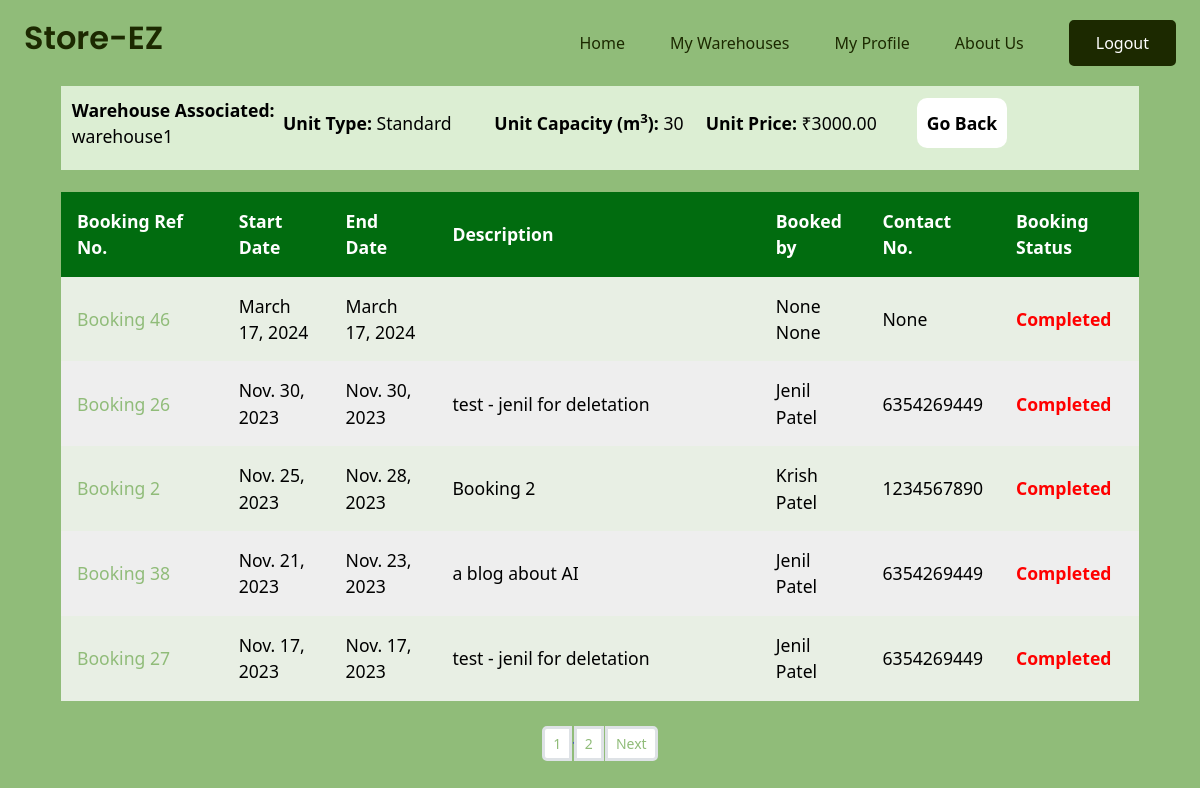
/warehouse/3/unit/10/ (signed in), run on an earlier commit of the app's database.
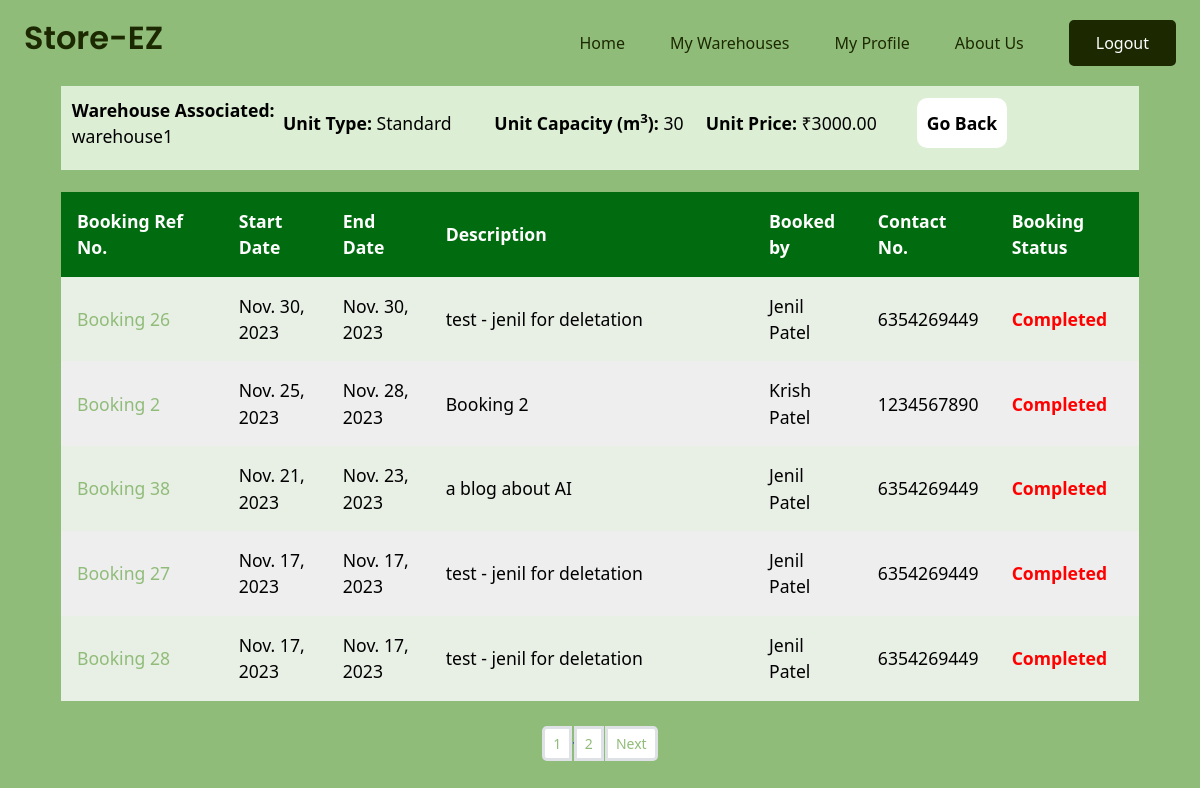
And on a later commit of the database.
### mainapp/models.py (models this page shows, shortened)
class Warehouse(models.Model):
    name = models.CharField(max_length=100)
    address = models.TextField()
    city = models.CharField(max_length=100)
    state = models.CharField(max_length=100)
    poc_name = models.CharField(max_length=100, null=True)
    poc_phone_no = models.DecimalField(max_digits=10, decimal_places=0)
    owner = models.ForeignKey(Warehouse_owner, on_delete=models.CASCADE)
    image = models.ImageField(default="images/default_warehouse_image.jpg",upload_to="images/warehouse/",blank=True,null=True)
    latitude = models.FloatField(default=23.1862737352)
    longitude = models.FloatField(default = 72.6283225558)

class Unit(models.Model):
    id = models.BigAutoField(primary_key=True)
    type = models.CharField(max_length=100) # Check box field
    capacity = models.IntegerField()
    price = models.DecimalField(max_digits=10, decimal_places=2)
    warehouse = models.ForeignKey(Warehouse, on_delete=models.CASCADE)

class Booking(models.Model):
    id = models.BigAutoField(primary_key=True)
    start_date = models.DateField(default= date.today)
    end_date = models.DateField(default= date.today)
    description = models.TextField()
    unit = models.ManyToManyField(Unit)
    farmer = models.ForeignKey(Farmer,on_delete=models.CASCADE, null=True)
    date = models.DateTimeField(auto_now_add=True)

class Farmer(models.Model):
    first_name = models.CharField(max_length=100, null=True)
    last_name = models.CharField(max_length=100, null=True)
    email = models.EmailField(max_length=200, null=True)
    phone_no = models.DecimalField(max_digits=10, decimal_places=0, null=True)
    city = models.CharField(max_length=100, null=True)
    state = models.CharField(max_length=100, null=True)
    image = models.ImageField(default="images/default_user_image.jpg",upload_to="images/farmer/",blank=True,null=True)
    def __str__(self) -> str:
        return f'{self.first_name} {self.last_name}'

### Warehouse/views.py (the view)
# urls.py: path("warehouse/<int:id>/unit/<int:id1>/", views.unit, name='unit'),
@login_required(login_url='login')
def unit(request, id, id1):
    warehouse = Warehouse.objects.get(id=id)
    unit = Unit.objects.get(id=id1)
    all_bookings = Booking.objects.filter(unit=id1).order_by('-end_date')
    data_list = []
    for booking in all_bookings:
        if booking.end_date >= date.today():
            booking_status = 'On going'
        else:
            booking_status = 'Completed'
        data_list.append((booking,booking_status))
    paginator = Paginator(data_list, 5)  # TODO:Show 10/15 Bookings per page.
    page_number = request.GET.get("page")
    page_obj = paginator.get_page(page_number)
    count=Warehouse.objects.count()
    nums= "." *page_obj.paginator.num_pages
    context={'data':page_obj,'warehouse':warehouse,'nums':nums, 'unit':unit, 'id':id}
    return render(request, 'Warehouse/unit.html', context)

### Warehouse/templates/Warehouse/unit.html (shortened to what this page needs)
{% extends 'base.html' %}
{% load static %}
{% block css %}
    <link rel="stylesheet" href="{% static 'Warehouse/css/singleunit.css'%}">
{% endblock %}
{% block content %}
<div class="wrapperr">
  <div class="info-row">
    <div class="ab">
      <div class="ind-row">
        <b>
          Warehouse Associated:
        </b> {{ warehouse.name }}
      </div>
      <div class="ind-row">
        <b>
          Unit Type:
        </b> {% if unit.type == "Hot" %}Standard{% else %}Temp-controlled {% endif %}
      </div>
      <div class="ind-row">
        <b>
          Unit Capacity (m<sup>3</sup>):
        </b> {{ unit.capacity }}
      </div>
      <div class="ind-row">
        <b>
          Unit Price:
        </b> ₹{{ unit.price }}
      </div>
      <div class="ind-row">
          <button onclick="location.href='{% url 'all_units' id%}'" type="button" class> Go Back</button>
      </div>
    </div>
</div>
  <div class="table-container">
    <table>
      <tr class="table-heading">
        <th>Booking Ref No.</th>
        <th>Start Date</th>
        <th>End Date</th>
        <th>Description</th>
        <th>Booked by</th>
        <th>Contact No.</th>
        <th>Booking Status</th>
      </tr>
      {% for booking, booking_status in data %}
      <tr class="not-heading">
        <td data-cell="Booking Number" style="width:15%;"><a href="{% url 'warehouse_invoice' booking.id %}?back={{request.build_absolute_uri}}">Booking {{booking.id}}</a></td>
        <td data-cell="Start Date">{{ booking.start_date}}</td>
        <td data-cell="End Date">{{ booking.end_date}}</td>
        <td data-cell="Description" style="width:30%;">{{ booking.description}}</td>
        <td data-cell="Booked By">{{ booking.farmer}}</td>
        <td data-cell="Contact No.">{{ booking.farmer.phone_no}}</td>
        <td {% if booking_status == 'Completed' %}class="completed" {% else %}class="on-going"{% endif %}  data-cell="Booked Status"><b>{{booking_status}}</b></td>        </tr>
      {% endfor %}
    </table>
  </div>
</div>
  <nav aria-label="..."style="color: blue;">
    <ul class="pagination pagination-sm justify-content-center" ">
      {%for i in nums %}
      <li class="page-item "><a class="page-link" href="?page={{forloop.counter}}">{{forloop.counter}}</a></li>{{i}}
      {%endfor%}
      <li class="page-item disabled><a href="#" class="page-link">{% if data.has_next %}</a></li>
      <li class="page-item"><a class="page-link" href="?page={{data.next_page_number}}">Next</a> </li>
      {% endif %}
    </ul>
  </nav>
{% endblock %}

### templates/base.html (shortened to what this page needs)
<!DOCTYPE html>
{% load static %}
<html lang="en">
<head>
    <link href="https://cdnjs.cloudflare.com/ajax/libs/font-awesome/5.10.0/css/all.min.css" rel="stylesheet">
    <link href="https://cdn.jsdelivr.net/npm/bootstrap-icons@1.4.1/font/bootstrap-icons.css" rel="stylesheet">
    <link href="{%static 'css/bootstrap.min.css' %}" rel="stylesheet">
    <link href="{%static 'css/base.css' %}" rel="stylesheet">
    {% block css %}
    {% endblock %}
</head>
<body>
    <div class="container-fluid sticky-top bg-primary">
        <div class="container ">
            <nav class="navbar navbar-expand-lg navbar-light p-0 ">
                <a href="{% url 'homepage' %}" class="navbar-brand">
                    <h2 class="text-black">Store-EZ</h2>
                </a>
                <div class="collapse navbar-collapse" id="navbarCollapse">
                    <div class="navbar-nav ms-auto" id='my_response_nav'>
                        <a href="{% url 'homepage' %}" class="nav-item nav-link text-black">Home</a>
                        {% if request.user.is_active %}
                            {% if is_farmer %}
                                <a href="{% url 'search' %}" class="nav-item nav-link">Book Warehouse</a>
                                <a href="{% url 'farmer_currentbooking' %}" class="nav-item nav-link">Bookings</a>
                                <a href="{% url 'farmer_profile' %}" class="nav-item nav-link">My Profile</a>
                            {% else %}
                                <a href="{% url 'warehouses' %}" class="nav-item nav-link">My Warehouses</a>
                                <a href="{% url 'Warehouse_profile' %}" class="nav-item nav-link">My Profile</a>
                            {% endif %}
                        {% endif %}
                        <a href="{% url 'aboutus' %}" class="nav-item nav-link">About Us</a>
                    </div>
                    {% if request.user.is_active %}
                    <a href="{% url 'logout' %}" class="btn btn-dark py-2 px-4 d-none d-lg-inline-block">Logout</a>
                    {% else %}
                    <a href="{% url 'login' %}" class="btn btn-dark py-2 px-4 d-none d-lg-inline-block">Login/Sign Up</a>
                    {% endif %}
                </div>
            </nav>
        </div>
    </div>
    {% block content %}
    {% endblock content %}
</body>
</html>

### static/css/base.css (style rules this page uses)
.btn { font-weight: 500; transition: .5s; }
.sticky-top { top: -150px; transition: .5s; }
.navbar { padding: 11px 0 !important; height: 85px; }
.navbar .navbar-nav .nav-link { margin-right: 45px; padding: 0; color: var(--bs-dark); font-weight: 500; transition: .5s; outline: none; }
* { margin:0; padding:0; box-sizing:border-box; }

### Warehouse/static/Warehouse/css/singleunit.css (style rules this page uses)
body { color:#000; font-family:system-ui; line-height:1.5; background-color: #90bc79; }
.wrapperr { display:flex; flex-direction: column; font-size:1.1rem; border:solid; border-width:1px; border-color:#90bc79; margin: auto; max-width: 90%; border-radius:15px; margin-bottom: 2%; }
.info-row { display: flex; justify-content: space-between; align-items: center; padding: 1%; background-color: #dceed3; margin-bottom: 2%; }
.info-row button { background-color:white; border:none; height:50px; width:90px; border-radius:10px; cursor:pointer; color:#000000; font-weight: 700; font-size:1.1rem; }
.info-row .ab { flex:2; display:flex; justify-content: space-between; align-items:center; }
.info-row .ab div { flex:2; padding-bottom:10px; }
.table-container { max-width:100%; }
table { width:100%; border-collapse:collapse; background:#eee; }
.table-heading { background-color: #016c0f; border-radius: 15px; color: #fff; }
th,td { padding:1rem; }
th { text-align:left; }
tr:nth-of-type(2n) { background:hsl(99.9 62.8% 83.1% / 0.2); }
.completed { color: red; }

What changed in the data, as far as the page shows it:
removed Booking: id "46", start_date "March 17, 2024", end_date "March 17, 2024", farmer "None None", farmer.phone_no "None", booking_status "Completed"
now on this page (row unchanged): Booking: id "28", start_date "Nov. 17, 2023", end_date "Nov. 17, 2023", description "test - jenil for deletation", farmer "Jenil Patel", farmer.phone_no "6354269449", booking_status "Completed"
